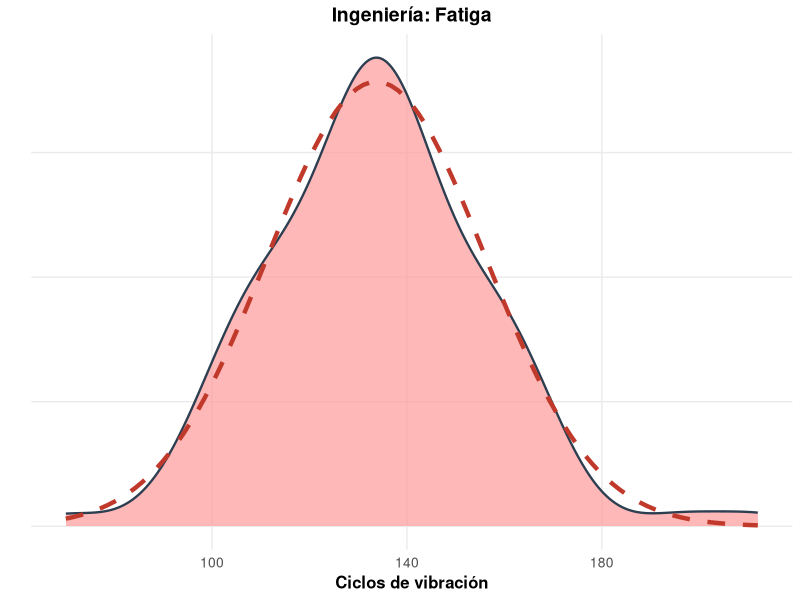
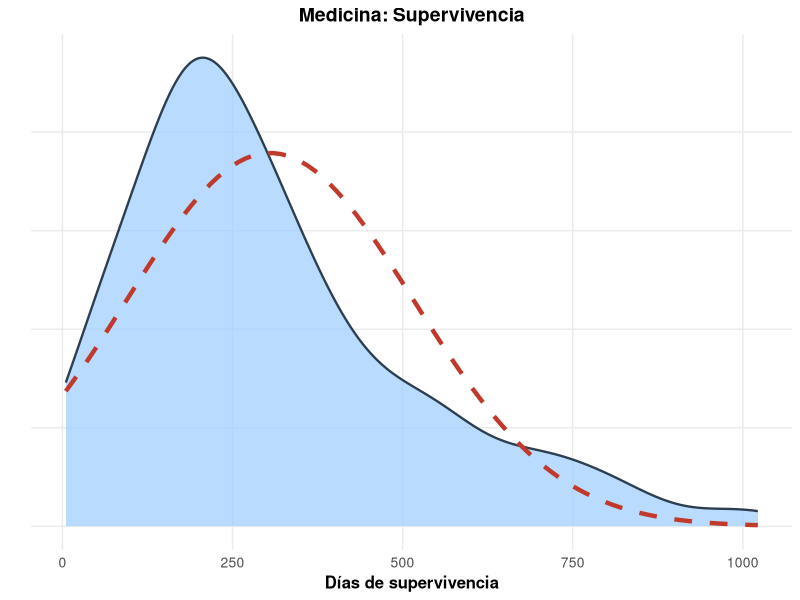
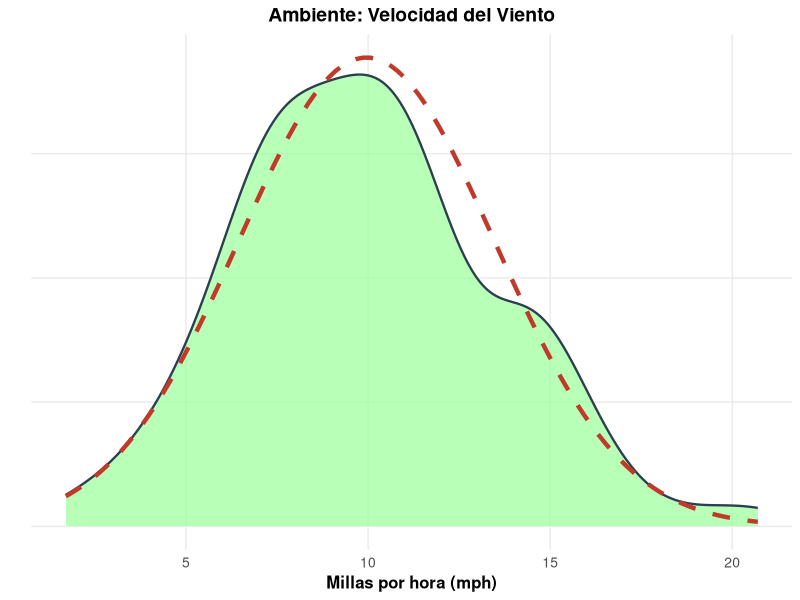
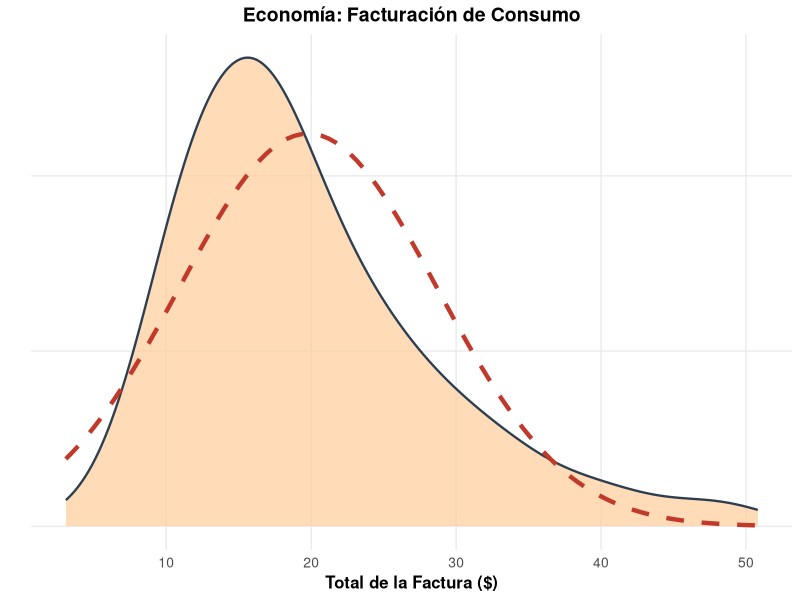

The R source for these figures, in order:
library(ggplot2)
library(gridExtra)
library(survival)
library(reshape2)

# ==============================================================================
# CARGA DE DATOS (Mismos contextos definidos previamente)
# ==============================================================================
fatiga_data <- c(70, 90, 96, 97, 99, 100, 103, 104, 104, 105, 107, 108, 108, 108, 109, 
                 109, 112, 112, 113, 114, 114, 114, 116, 119, 120, 120, 120, 121, 121, 
                 123, 124, 124, 124, 124, 124, 128, 128, 129, 129, 130, 130, 130, 131, 
                 131, 131, 131, 131, 132, 132, 132, 133, 134, 134, 134, 134, 134, 136, 
                 136, 137, 138, 138, 138, 139, 139, 141, 141, 142, 142, 142, 142, 142, 
                 142, 144, 144, 145, 146, 148, 148, 149, 151, 151, 152, 155, 156, 157, 
                 157, 157, 157, 158, 159, 162, 163, 163, 164, 166, 166, 168, 170, 174, 
                 196, 212)
pulmon_limpio <- na.omit(lung$time)
viento_limpio <- na.omit(airquality$Wind)
factura_limpia <- na.omit(tips$total_bill)

# ==============================================================================
# FUNCIÓN DE GRAFICACIÓN OPTIMIZADA PARA PÓSTER (Sin leyendas, fuentes grandes)
# ==============================================================================
graficar_datos <- function(datos, titulo, xlabel, color) {
  
  mu <- mean(datos, na.rm = TRUE)
  sigma <- sd(datos, na.rm = TRUE)
  
  ggplot(data.frame(x = datos), aes(x = x)) +
    
    # Sombra empírica
    geom_density(fill = color, alpha = 0.7, color = "#2c3e50", linewidth = 0.8, adjust = 1.2) +
    
    # Línea Normal gruesa y contrastante
    stat_function(fun = dnorm, args = list(mean = mu, sd = sigma), 
                  color = "#c0392b", linetype = "dashed", linewidth = 1.5) +
    
    # Sin subtítulos, solo lo esencial
    labs(title = titulo, x = xlabel, y = "") +
    
    theme_minimal() +
    theme(
      plot.title = element_text(face = "bold", size = 14, hjust = 0.5), # Título más grande
      axis.title.x = element_text(size = 12, face = "bold"),            # Nombre del eje más grande
      axis.text.x = element_text(size = 10),                            # Números más legibles
      axis.text.y = element_blank(),
      panel.grid.minor = element_blank()
    )
}

# ==============================================================================
# GENERACIÓN DE LAS GRÁFICAS Y GUARDADO EN ALTA CALIDAD
# ==============================================================================
g1_datos <- graficar_datos(fatiga_data, "Ingeniería: Fatiga", "Ciclos de vibración", "#FF9999")
g2_datos <- graficar_datos(pulmon_limpio, "Medicina: Supervivencia", "Días de supervivencia", "#99CCFF")
g3_datos <- graficar_datos(viento_limpio, "Ambiente: Velocidad del Viento", "Millas por hora (mph)", "#99FF99")
g4_datos <- graficar_datos(factura_limpia, "Economía: Facturación de Consumo", "Total de la Factura ($)", "#FFCC99")

# Guardar directamente en PDF vectorial para que en LaTeX se vea perfecto
grafica_final <- arrangeGrob(g1_datos, g2_datos, g3_datos, g4_datos, ncol = 2)
ggsave("ejemplos_introduccion.pdf", plot = grafica_final, width = 10, height = 7, units = "in")
